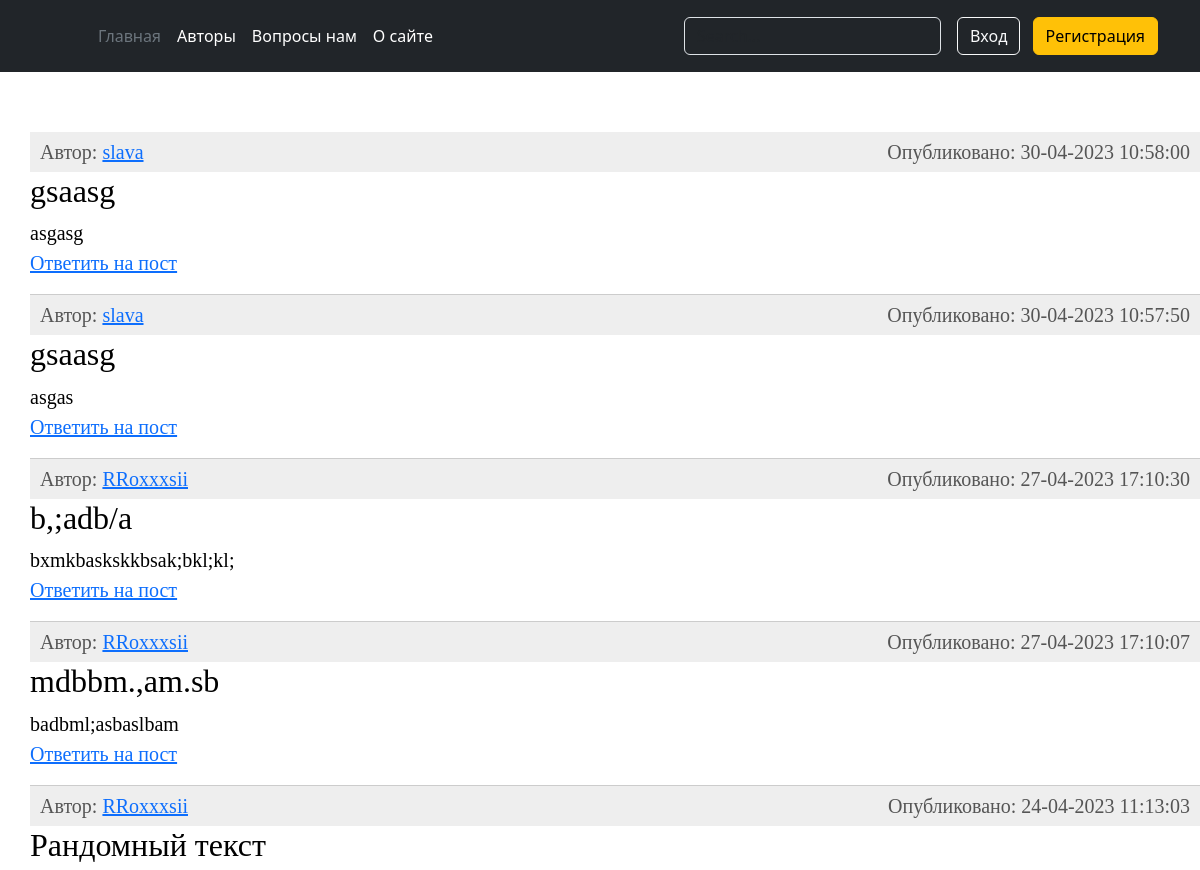
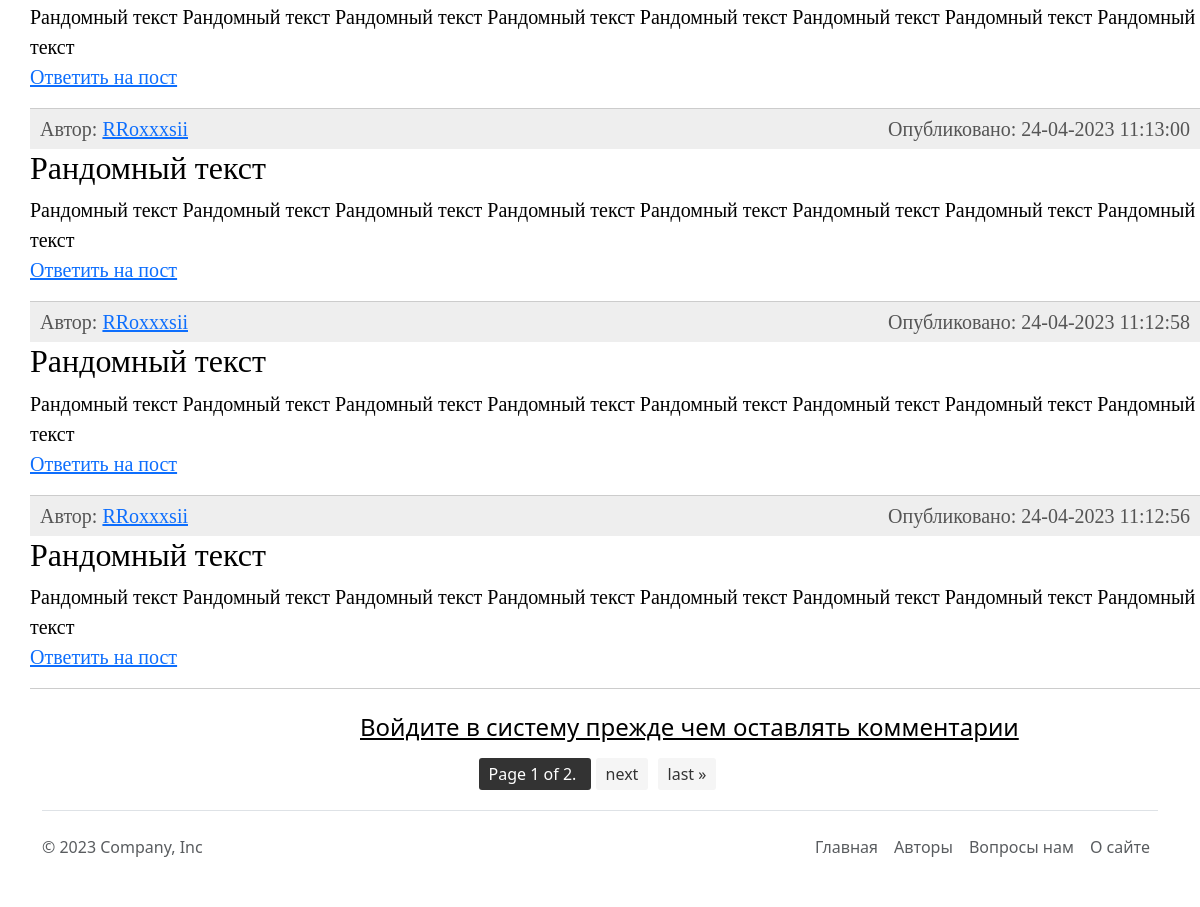
The page /category/posts/python/ on the database its author committed (2 pictures, top to bottom).
### main/models.py (models this page shows, shortened)
class Post(models.Model):
    category = models.ForeignKey(SubCategory, on_delete=models.CASCADE)
    author = models.ForeignKey(Author, on_delete=models.SET(_('Удаленный аккаунт')))
    title = models.CharField(max_length=255)
    text = models.TextField()
    created_at = models.DateTimeField(auto_now_add=True)
    updated_at = models.DateTimeField(auto_now=True)
    is_published = models.BooleanField(default=True)
    class Meta:
        verbose_name = _('Пост')
        verbose_name_plural = _('Посты')
        ordering = ('-created_at', 'author')

### account/models.py (models this page shows, shortened)
class Author(AbstractBaseUser, PermissionsMixin):
    email = models.EmailField(_('почтовый адрес'), unique=True)
    user_name = models.CharField(max_length=150)
    mobile = models.CharField(max_length=20, blank=True)
    gender = models.ForeignKey(Gender, on_delete=models.SET_NULL, blank=True, null=True)
    profile_photo = models.ImageField(upload_to='photos/%Y/%m/%d/', help_text=_('Фото профиля'), blank=True)
    profile_information = models.TextField(help_text='Расскажите о себе', blank=True)
    country = models.ForeignKey(Country, on_delete=models.SET_NULL, blank=True, null=True)
    telegram_link = models.URLField(_('Телеграмм аккаунт'), blank=True)
    city = models.CharField(_('Где живете'), max_length=70, blank=True, null=True)
    following = models.ManyToManyField(
        "self", blank=True, related_name="followers", symmetrical=False
    )
    is_active = models.BooleanField(default=False)
    is_staff = models.BooleanField(default=False)
    created = models.DateTimeField(auto_now_add=True)
    updated = models.DateTimeField(auto_now=True)
    objects = CustomAccountManager()
    USERNAME_FIELD = 'email'
    REQUIRED_FIELDS = ['user_name']
    class Meta:
        verbose_name = _("Аккаунт")
        verbose_name_plural = _("Аккаунты")
        ordering = ('user_name',)
    def __str__(self):
        return self.user_name

### main/views.py (the view)
# urls.py: path('category/posts/<slug:subcategory_slug>/', views.subcategory_post, name='subcategory_post'),
def subcategory_post(request, subcategory_slug):
    subcategory = get_object_or_404(SubCategory, slug=subcategory_slug)
    posts = Post.objects.filter(category=subcategory.id)
    paginator = Paginator(posts, 8)
    page_number = request.GET.get('page')
    page_obj = paginator.get_page(page_number)
    if request.method == 'POST':
        form = AddCommentForm(request.POST)
        if form.is_valid():
            user = request.user
            text = request.POST.get('text')
            title = request.POST.get('title')
            subcategory_id = SubCategory.objects.get(slug=subcategory_slug).id
            context = {'posts': posts, 'title': subcategory, 'form': form, 'user_name': user.user_name}
            Post.objects.create(author=user, text=text, title=title, category_id=subcategory_id)
    else:
        form = AddCommentForm()
    if request.user.is_authenticated:
        user_name = Author.objects.get(user_name=request.user.user_name)
        context = {'page_obj': page_obj, 'title': subcategory, 'form': form, 'user_name': user_name}
    else:
        context = {'page_obj': page_obj, 'title': subcategory, 'form': form}
    return render(request, 'main/posts.html', context=context)

### main/forms.py
class AddCommentForm(forms.ModelForm):
    title = forms.CharField(widget=forms.TextInput(
        attrs={'class': 'form-control mb-3',
               'placeholder': 'Заголовок', 'id': 'form-lastname', 'name': 'parent'}), max_length=255,
        label='Заголовок')
    text = forms.CharField(required=False,
                           widget=forms.Textarea(attrs={
                                                        'class': 'form-control',
                                                        'id': 'exampleFormControlTextarea1',
                                                        'rows': '3',
                                                        'placeholder': 'Оставить комментарий'
                           }), label='Комментарий')
    class Meta:
        model = Post
        fields = ('title', 'text')

### main/models.py (called while the page is built)
    def __str__(self):
        return self.sub_category_name

### main/templates/main/posts.html (shortened to what this page needs)
{% extends 'main/base.html' %}
{% load static %}
{% block content %}
<link rel="stylesheet" href="{% static 'main/css/forms.css' %}">
<link rel="stylesheet" href="{% static 'main/css/posts.css' %}">
<div class="content-text">
    <ul class="list-articles">
        {% for p in page_obj %}
        <li>
            <div class="article-panel">
                Автор: <a href="">{{ p.author }}</a>
                <p class="last">Опубликовано: {{p.created_at|date:"d-m-Y H:i:s"}}</p>
            </div>
            <h2>{{p.title}}</h2>
            {{ p.text }}
          <p class="link-read-post"><a href="#formReview" onclick="addReview('{{ p.author }}')">Ответить на пост</a></p>
        </li>
        {% endfor %}
    </ul>
</div>
{% if user.is_authenticated %}
<div class="form">
    <form class="account-form px-4 pt-4" method="post" enctype="multipart/form-data">
    {% if form.is_valid %}
    <div class="alert alert-primary" role="alert">
        Комментарий оставлен!
    </div>
    {% endif %}
    {% if form.errors %}
    {% for field in user_form %}
    {% for error in field.errors %}
    <div class="alert alert-primary" role="alert">
        {{ error }}
    </div>
    {% endfor %}
    {% endfor %}
    {% endif %}
    {% if messages %}
    <div class="alert alert-warning" alert="{{ messages.tags }}" role="alert">
        {% for message in messages %}
        {{ message|safe }}
        {% endfor %}
    </div>
    {% endif %}
    {% csrf_token %}
    <label class="small font-weight-bold">{{ form.title.label}}</label>
    {{ form.title }}
    <label class="small font-weight-bold">{{ form.text.label }}</label>
    {{ form.text }}
    <button class="btn btn-primary btn-block py-2 mb-4 mt-5 fw-bold w-100" type="submit"
                        value="Save changes">{% block button %}
        {% if button_label %}
        {{ button_label }}
        {% else %}
        Оставить комментарий
        {% endif %}
        {% endblock %}
    </button>
</form>
</div>
{% else %}
<div style="margin-left: 30%; margin-top: 2%"><a href="{% url 'account:login' %}" style="color: black"><h4>Войдите в систему прежде чем оставлять комментарии</h4></a></div>
{% endif %}
{% include 'main/pagination.html' %}
{% endblock %}

### main/static/main/css/posts.css (style rules this page uses)
div.article-panel { background: #eee; padding: 5px 10px 5px 10px; box-sizing: border-box; overflow: hidden; color: #555; }
div.article-panel p.last { margin: 0; float: right; }
ul.list-articles { list-style: none; margin: 0; padding: 0; }
ul.list-articles li { border-bottom: 1px solid #ccc; }
.content-text { margin: 60px 0 0 30px; color: #000; font-size: 20px; font-family: Yandex Sans Display Light; }

### rows shown on the page
Post: author "slava", created_at "30-04-2023 10:58:00", title "gsaasg", text "asgasg"
Post: author "slava", created_at "30-04-2023 10:57:50", title "gsaasg", text "asgas"
Post: author "RRoxxxsii", created_at "27-04-2023 17:10:30", title "b,;adb/a", text "bxmkbaskskkbsak;bkl;kl;"
Post: author "RRoxxxsii", created_at "27-04-2023 17:10:07", title "mdbbm.,am.sb", text "badbml;asbaslbam"
Post: author "RRoxxxsii", created_at "24-04-2023 11:13:03", title "Рандомный текст", text "Рандомный текст Рандомный текст Рандомный текст Рандомный текст Рандомный текст Рандомный текст Рандомный текст Рандомный текст"
Post: author "RRoxxxsii", created_at "24-04-2023 11:13:00", title "Рандомный текст", text "Рандомный текст Рандомный текст Рандомный текст Рандомный текст Рандомный текст Рандомный текст Рандомный текст Рандомный текст"
Post: author "RRoxxxsii", created_at "24-04-2023 11:12:58", title "Рандомный текст", text "Рандомный текст Рандомный текст Рандомный текст Рандомный текст Рандомный текст Рандомный текст Рандомный текст Рандомный текст"
Post: author "RRoxxxsii", created_at "24-04-2023 11:12:56", title "Рандомный текст", text "Рандомный текст Рандомный текст Рандомный текст Рандомный текст Рандомный текст Рандомный текст Рандомный текст Рандомный текст"

### other values the page prints
{{ page_obj.number }} "1"
{{ page_obj.paginator.num_pages }} "2"
